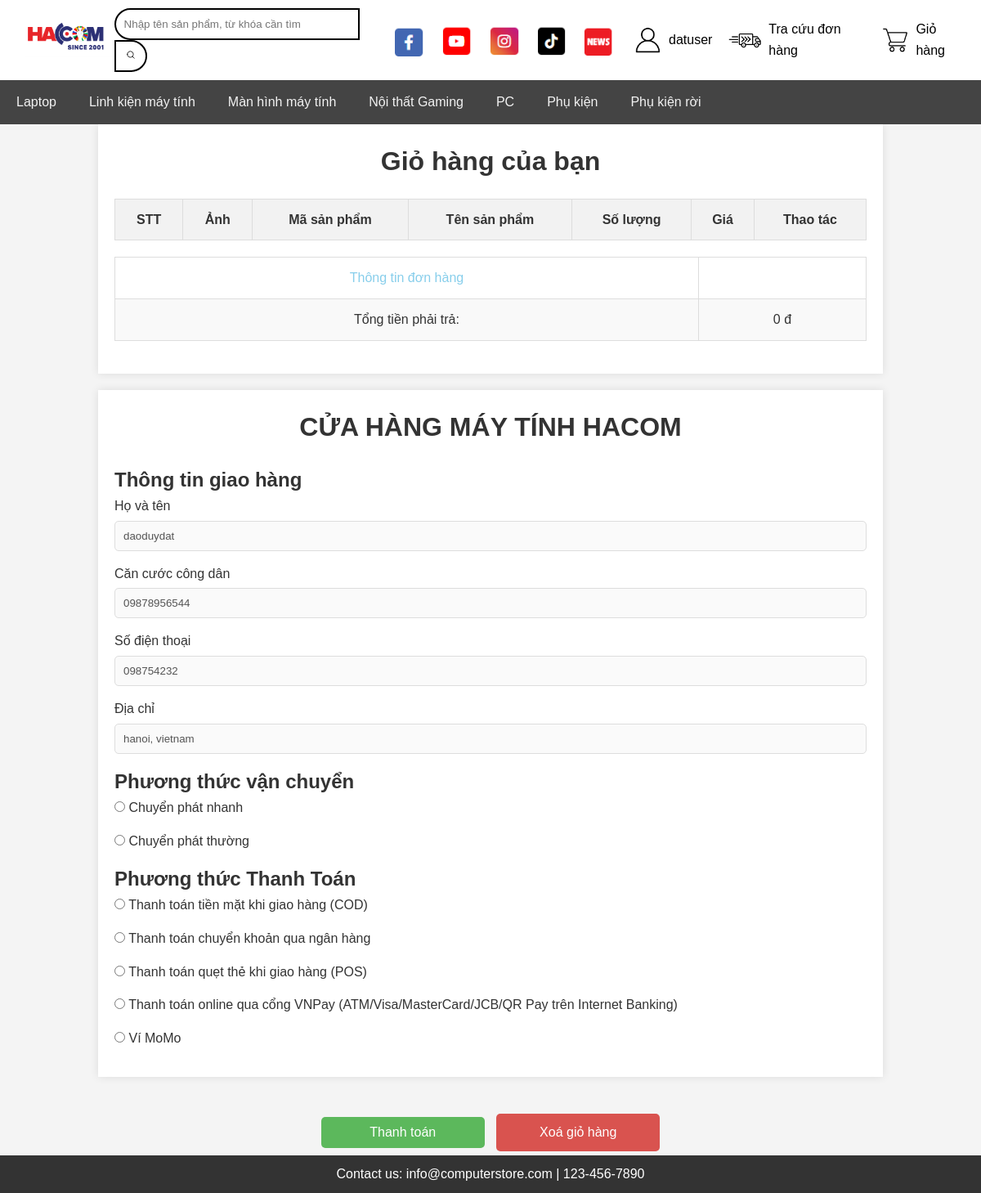
The page /giohang.php (signed in) on the database its author committed.
### tables this page shows
CREATE TABLE `tbl_danhmuc` (
  `tendanhmuc` varchar(50) NOT NULL,
  `duongdan` varchar(200) NOT NULL
);

CREATE TABLE `tbl_thongtintaikhoan` (
  `tentaikhoan` varchar(50) NOT NULL,
  `hovaten` varchar(50) NOT NULL,
  `sodienthoai` varchar(50) NOT NULL,
  `gioitinh` varchar(50) NOT NULL,
  `ngaysinh` date NOT NULL,
  `cccd` varchar(50) NOT NULL,
  `diachi` varchar(50) NOT NULL
);

### giohang.php (the view, shortened to what this page needs)
<?php
$tk = $_GET['tentaikhoan'];
function chuanHoaTien($number)
{
    return number_format($number, 0, '', '.');
}
function showGioHang($tk)
{
    if (isset($_SESSION['giohang']) && is_array($_SESSION['giohang'])) {
        $tongtien = 0;
        echo '
            <div class="total-price">
                <table>
                    <tr>
                        <td style="color: skyblue;">Thông tin đơn hàng</td>
                    </tr>
                    <tr>
                        <td>Tổng tiền phải trả:</td>
                        <td>' .chuanHoaTien($tongtien) . ' đ</td>
                    </tr>
                </table>
            </div>
        ';
    }
}
?>
<!DOCTYPE html>
<html lang="en">
<head>
    <link rel="stylesheet" href="style.css">
    <link rel="stylesheet" href="cart.css">
</head>
<body>
    <?php include 'header.php'; ?>
    <?php
    $query = "SELECT * FROM tbl_thongtintaikhoan where tentaikhoan ='$tentaikhoan'";
    $result = mysqli_query($conn, $query);
    $hovaten = "";
    $sodienthoai = "";
    $CCCD = "";
    $diachi = "";
    while ($row = mysqli_fetch_assoc($result)) {
        $hovaten = $row["hovaten"];
        $sodienthoai = $row["sodienthoai"];
        $CCCD = $row["cccd"];
        $diachi = $row["diachi"];
    };
    ?>
    <div class="container">
        <h1>Giỏ hàng của bạn</h1>
        <table>
            <tr>
                <th>STT</th>
                <th>Ảnh</th>
                <th>Mã sản phẩm</th>
                <th>Tên sản phẩm</th>
                <th>Số lượng</th>
                <th>Giá</th>
                <th>Thao tác</th>
            </tr>
            <?php
            showGioHang($tk);
            ?>
        </table>
    </div>
    <div class="container-2">
        <h1>CỬA HÀNG MÁY TÍNH HACOM</h1>
        <h2>Thông tin giao hàng</h2>
        <form method="POST">
            <div class="form-group">
                <label for="name">Họ và tên</label>
                <input type="text" id="name" name="name" placeholder="Họ và tên" value="<?php echo $hovaten ?>" disabled>
            </div>
            <div class="form-group">
                <label for="CCCD">Căn cước công dân</label>
                <input type="CCCD" id="CCCD" name="CCCD" placeholder="Căn cước công dân" value="<?php echo $CCCD ?>" disabled>
            </div>
            <div class="form-row">
                <div class="form-group">
                    <label for="phone">Số điện thoại</label>
                    <input type="text" id="phone" name="phone" placeholder="Số điện thoại" value="<?php echo $sodienthoai ?>" disabled>
                </div>
                <div class="form-group">
                    <label for="address">Địa chỉ</label>
                    <input id="address" name="address" placeholder="Địa chỉ" value="<?php echo $diachi ?>" disabled>
                </div>
            </div>
            <h2>Phương thức vận chuyển</h2>
            <div class="payment-method">
                <label>
                    <input type="radio" name="shipment-method" value="Chuyển phát nhanh">
                    Chuyển phát nhanh
                </label>
            </div>
            <div class="payment-method">
                <label>
                    <input type="radio" name="shipment-method" value="Chuyển phát thường">
                    Chuyển phát thường
                </label>
            </div>
            <h2>Phương thức Thanh Toán</h2>
            <div class="payment-method">
                <label for="cod">
                    <input type="radio" id="cod" name="payment-method" value="Thanh toán tiền mặt khi giao hàng (COD)">
                    Thanh toán tiền mặt khi giao hàng (COD)
                </label>
            </div>
            <div class="payment-method">
                <label for="bank-transfer">
                    <input type="radio" id="bank-transfer" name="payment-method" value="Thanh toán chuyển khoản qua ngân hàng">
                    Thanh toán chuyển khoản qua ngân hàng
                </label>
            </div>
            <div class="payment-method">
                <label for="pos">
                    <input type="radio" id="pos" name="payment-method" value="Thanh toán quẹt thẻ khi giao hàng (POS)">
                    Thanh toán quẹt thẻ khi giao hàng (POS)
                </label>
            </div>
            <div class="payment-method">
                <label for="vnpay">
                    <input type="radio" id="vnpay" name="payment-method" value="Thanh toán online qua cổng VNPay (ATM/Visa/MasterCard/JCB/QR Pay trên Internet Banking)">
                    Thanh toán online qua cổng VNPay (ATM/Visa/MasterCard/JCB/QR Pay trên Internet Banking)
                </label>
            </div>
            <div class="payment-method">
                <label for="momo">
                    <input type="radio" id="momo" name="payment-method" value="Ví MoMo">
                    Ví MoMo
                </label>
            </div>
        </form>
    </div>
    <div class="btn">
        <form method="POST">
            <button type="submit" name="btnThanhToan" class="thanhtoan">Thanh toán</button>
            <a href="giohang.php?tentaikhoan=<?php echo $tk ?>&delcart=1" class="xoagiohang">Xoá giỏ hàng</a>
        </form>
    </div>
    <?php include 'footer.php'; ?>
</body>
</html>

### header.php (shortened to what this page needs)
<?php
if (isset($_SESSION["txtTenTaiKhoan"])) {
    $tentaikhoan = $_SESSION["txtTenTaiKhoan"];
} else {
    $tentaikhoan = null;
}
?>
<div class="header">
    <a href="index.php"><img src="/baitaplon/anhweb/logohacom.png" alt="Logo" class="logo"></a>
    <div class="search-container">
        <form id="searchForm" action="timkiemsanpham.php" method="POST" onsubmit="return validateForm()">
            <input type="text" id="txtsearch" name="txtsearch" placeholder="Nhập tên sản phẩm, từ khóa cần tìm">
            <button type="submit" name="btnsearch"><img src="/baitaplon/anhweb/searchicon.svg"
                    alt="Search Icon"></button>
        </form>
    </div>
    <div class="icons">
        <a href="https://github.com/Penguinnyun/WebBanThietBi"><img src="/baitaplon/anhweb/logofb.png"
                alt="Facebook"></a>
        <a href="https://github.com/Penguinnyun/WebBanThietBi"><img src="/baitaplon/anhweb/logoyt.png"
                alt="YouTube"></a>
        <a href="https://github.com/Penguinnyun/WebBanThietBi"><img src="/baitaplon/anhweb/logoig.png"
                alt="Instagram"></a>
        <a href="https://github.com/Penguinnyun/WebBanThietBi"><img src="/baitaplon/anhweb/logotiktok.png"
                alt="TikTok"></a>
        <a href="https://github.com/Penguinnyun/WebBanThietBi"><img src="/baitaplon/anhweb/logonews.png" alt="News"></a>
        <?php if (isset($tentaikhoan)): ?>
        <a href="profile.php?tentaikhoan=<?php echo $tentaikhoan ?>"><img src="/baitaplon/anhweb/accounticonmoi.png"
                alt="Account"> <?php echo $tentaikhoan; ?></a>
        <?php else: ?>
        <a href="dangnhap.php"><img src="/baitaplon/anhweb/accounticonmoi.png" alt="Account">Tài khoản</a>
        <?php endif; ?>
        <a href="donhang.php?tentaikhoan=<?php echo $tentaikhoan ?>"><img src="/baitaplon/anhweb/truckicon.png"
                alt="Track Order">Tra cứu đơn hàng</a>
        <a href="giohang.php?tentaikhoan=<?php echo $tentaikhoan ?>"><img src="/baitaplon/anhweb/carticon.png"
                alt="Cart">Giỏ hàng</a>
    </div>
</div>
<div class="navbar">
    <ul class="main-menu">
        <?php
        $conn = mysqli_connect("localhost", "root", "", "ql_webmaytinh");
        if (!$conn) {
            echo "Kết nối không thành công: " . mysqli_connect_error();
        } else {
            $query = "SELECT * FROM tbl_danhmuc";
            $result = mysqli_query($conn, $query);
            if (mysqli_num_rows($result) > 0) {
                while ($rows = mysqli_fetch_assoc($result)) {
                    $tendanhmuc_escaped = mysqli_real_escape_string($conn, $rows["tendanhmuc"]);
                    $queryChild = "SELECT * FROM tbl_danhmuccon WHERE tendanhmuc='$tendanhmuc_escaped'";
                    $resultChild = mysqli_query($conn, $queryChild);
                    $IsChild = false;
                    if (mysqli_num_rows($resultChild) > 0) {
                        $IsChild = true;
                    }
                    if ($IsChild == false) {
                        echo '<li><a href="danhmuc.php?danhmuc=' . $rows["tendanhmuc"] . '">' . $rows["tendanhmuc"] . '</a></li>';
                    } else {
                        echo '<li class="dropdown">
                            <a href="danhmuc.php?danhmuc=' . $rows["tendanhmuc"] . '" class="dropbtn">' . $rows["tendanhmuc"] . '</a>
                            <div class="dropdown-content">';
                        echo '</div></li>';
                    }
                }
            }
        }
        ?>
    </ul>
</div>

### style.css (style rules this page uses)
body { font-family: Arial, sans-serif; margin: 0; padding: 0; background-color: #f8f8f8; display: flex; flex-direction: column; min-height: 100vh; }
.header { background-color: white; padding: 10px 20px; display: flex; align-items: center; justify-content: space-between; }
.header img.logo { height: 50px; }
.search-container { display: flex; align-items: center; }
.search-container input[type="text"] { width: 300px; padding: 10px; border-radius: 20px 0 0 20px; border: 2px solid black; outline: none; box-sizing: border-box; }
.search-container button { padding: 9px 10px; background-color: white; border: 2px solid black; border-radius: 0 20px 20px 0; box-sizing: border-box; }
.search-container button img { height: 14px; width: 16px; }
.header .icons { display: flex; align-items: center; }
.header .icons a { color: black; text-decoration: none; margin-left: 5px; display: flex; align-items: center; }
.header .icons a img { height: 40px; margin-right: 5px; }
.navbar { background-color: #444; overflow: hidden; display: flex; flex-wrap: wrap; }
.main-menu { list-style-type: none; margin: 0; padding: 0; display: flex; justify-content: center; align-items: center; }
.main-menu li { position: relative; }
.main-menu li a, .dropbtn { display: inline-block; color: #f2f2f2; text-align: center; padding: 14px 20px; text-decoration: none; transition: background-color 0.3s; }
.main-menu li.dropdown { display: inline-block; }
.navbar a { float: left; display: block; color: #f2f2f2; text-align: center; padding: 14px 20px; text-decoration: none; }
.navbar .dropdown { position: relative; display: inline-block; }
.container { padding: 20px; flex: 1; }
.header, .navbar { z-index: 500; }
.navbar, .navbar a { overflow: visible; }

### cart.css (style rules this page uses)
* { margin: 0; padding: 0; box-sizing: border-box; }
body { font-family: Arial, sans-serif; line-height: 1.6; background-color: #f4f4f4; color: #333; }
.container, .container-2 { width: 80%; margin: auto; overflow: hidden; padding: 20px; background: #fff; box-shadow: 0 0 10px rgba(0, 0, 0, 0.1); margin-bottom: 20px; }
h1 { text-align: center; margin-bottom: 20px; color: #333; }
table { width: 100%; border-collapse: collapse; margin: 20px 0; }
table, th, td { border: 1px solid #ddd; }
th, td { padding: 12px; text-align: center; }
th { background-color: #f2f2f2; }
tr:nth-child(even) { background-color: #f9f9f9; }
.total-price { margin-top: 20px; }
.form-group { margin-bottom: 15px; }
.form-group label { display: block; margin-bottom: 5px; }
.form-group input, .form-group textarea { width: 100%; padding: 10px; border: 1px solid #ddd; border-radius: 5px; }
.form-row { display: flex; flex-direction: column; }
.payment-method { margin-bottom: 15px; }
.payment-method label { display: block; }
.icons { display: flex; gap: 10px; }
.btn { text-align: center; margin-top: 20px; }
.thanhtoan, .xoagiohang { display: inline-block; padding: 10px 20px; background-color: #5cb85c; color: white; text-decoration: none; border-radius: 5px; border: none; cursor: pointer; margin: 5px; width: 200px; text-align: center; font-size: 16px; }
.thanhtoan { background-color: #5cb85c; }
.xoagiohang { background-color: #d9534f; }

### rows shown on the page
tbl_danhmuc: tendanhmuc "Laptop"
tbl_danhmuc: tendanhmuc "Linh kiện máy tính"
tbl_danhmuc: tendanhmuc "Màn hình máy tính"
tbl_danhmuc: tendanhmuc "Nội thất Gaming"
tbl_danhmuc: tendanhmuc "PC"
tbl_danhmuc: tendanhmuc "Phụ kiện"
tbl_danhmuc: tendanhmuc "Phụ kiện rời"
tbl_thongtintaikhoan: name "daoduydat", CCCD "09878956544", phone "098754232", address "hanoi, vietnam"

### other values the page prints
$tentaikhoan "datuser"
chuanHoaTien($tongtien) "0"
